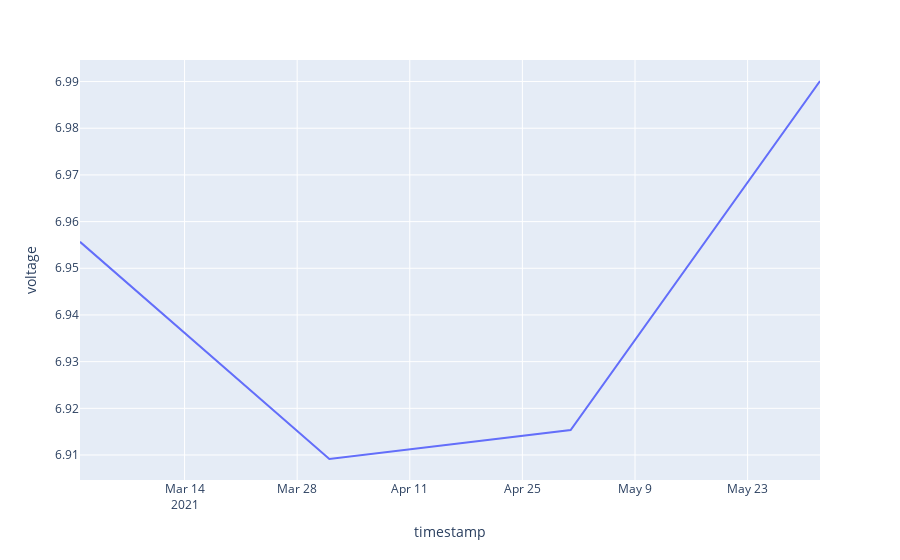
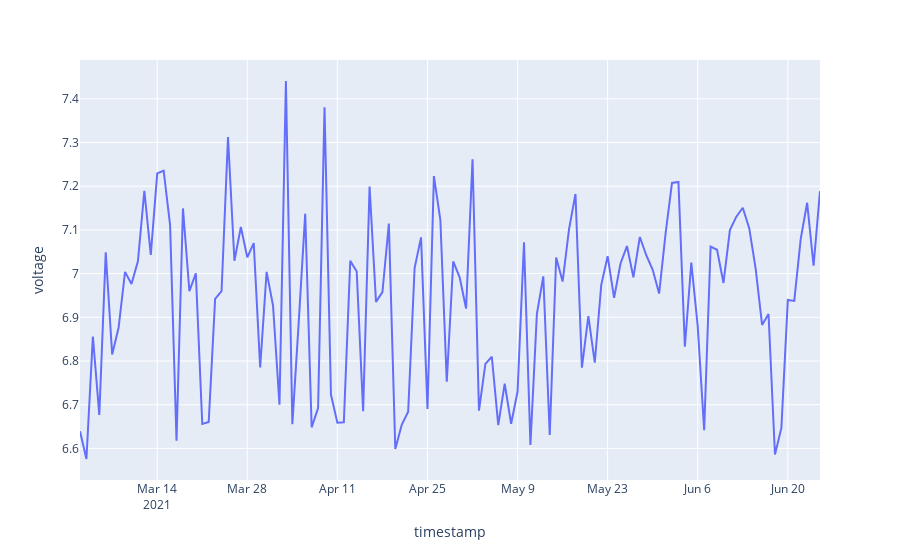

These figures' notebook cell, in order:
### Code cell
if __name__ == '__main__':
  app.run_server(debug = True)
